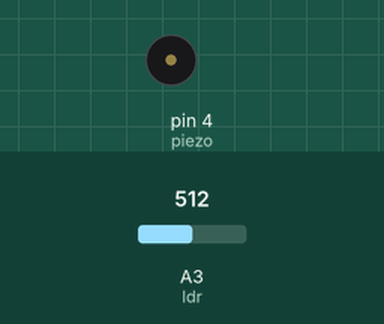
Simulated run of this sketch. Board: Arduino Uno, built with avr-gcc and run on an emulated ATmega328P. Parts: buzzer (waves = sounding, pin HIGH). The inputs (shaded band) are chosen by the test bench; at power-on: A3 (ldr) = 512.

Above: at 2.5 s.
2.6 s: A3 (ldr) set to 48
4.1 s: A3 (ldr) set to 40
At 4.21 s:
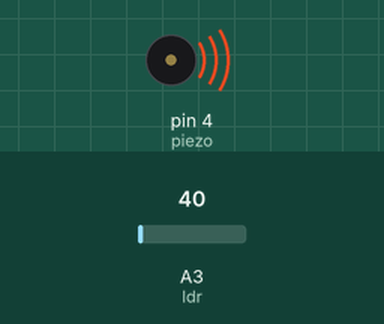
7.1 s: A3 (ldr) set to 122
At 7.9 s:
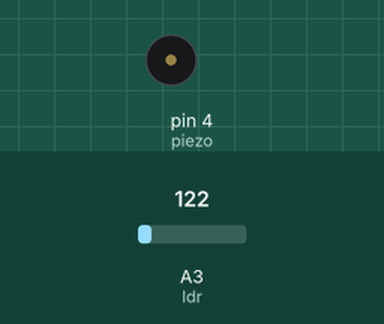
8.7 s: A3 (ldr) set to 35
At 9.5 s:
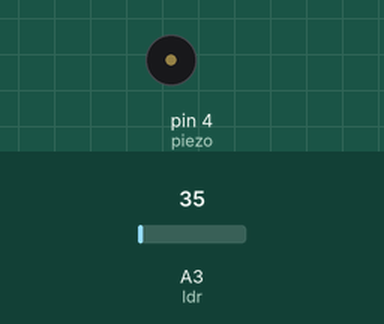
Timing chart, 0 to 12.7 s (numbered marks = the images above; inputs shaded):
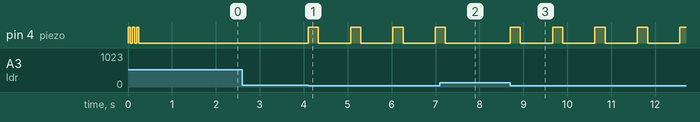

The sketch:

kasseatt85.ino
```cpp
/*
  kasseatt85.ino

Warenscanner fuer einen Spiel Laden
Pieps wenn Gegenstaende auf den Sensor gelegt werden

 weeg September 2013
 */

int piezo = 4;                  // Pin fuer Piezo Element
int ldr = 3;                    // Pin fuer Photosensor
int ldrval;                     // Wert Photosensor
int triggerThreshhold = 45;     // Limite Photosensor

// the setup routine runs once
void setup() {

  pinMode(piezo, OUTPUT);       // piezo als Ausgang definieren
  pinMode(ldr, INPUT);          // ldr als Eingang definieren


// Dreimal piepsen beim einschalten
  beep(50);
  beep(50);
  beep(50);
 delay(1000);
}

// the loop routine runs over and over again forever:
void loop() {

ldrval= analogRead(ldr);         // Wert von Photosensor auslesen

// Piepsen wenn wert von photosensor die limite unterschreitet
if (ldrval < triggerThreshhold){
beep(1000);
delay(500);
}
}

// FUNCTIONS

// piepsen
void beep(unsigned char delayms){
analogWrite(piezo, 200);
delay(delayms);
analogWrite(piezo, 0);
delay(delayms);
}
```

Measured:
- the behaviour switches between 45 and 44 on A3 (ldr) (found by bisection; images 0 and 1)
- after the input at 2.6 s, every drawn part: stays the same
- after the input at 4.1 s, pin 4 (piezo): alternates HIGH for 0.23 s and LOW for 0.73 s, starting at once
- after the input at 7.1 s, pin 4 (piezo): goes on until 7.2 s, then stays LOW
- after the input at 8.7 s, pin 4 (piezo): alternates HIGH for 0.23 s and LOW for 0.73 s, starting at once
